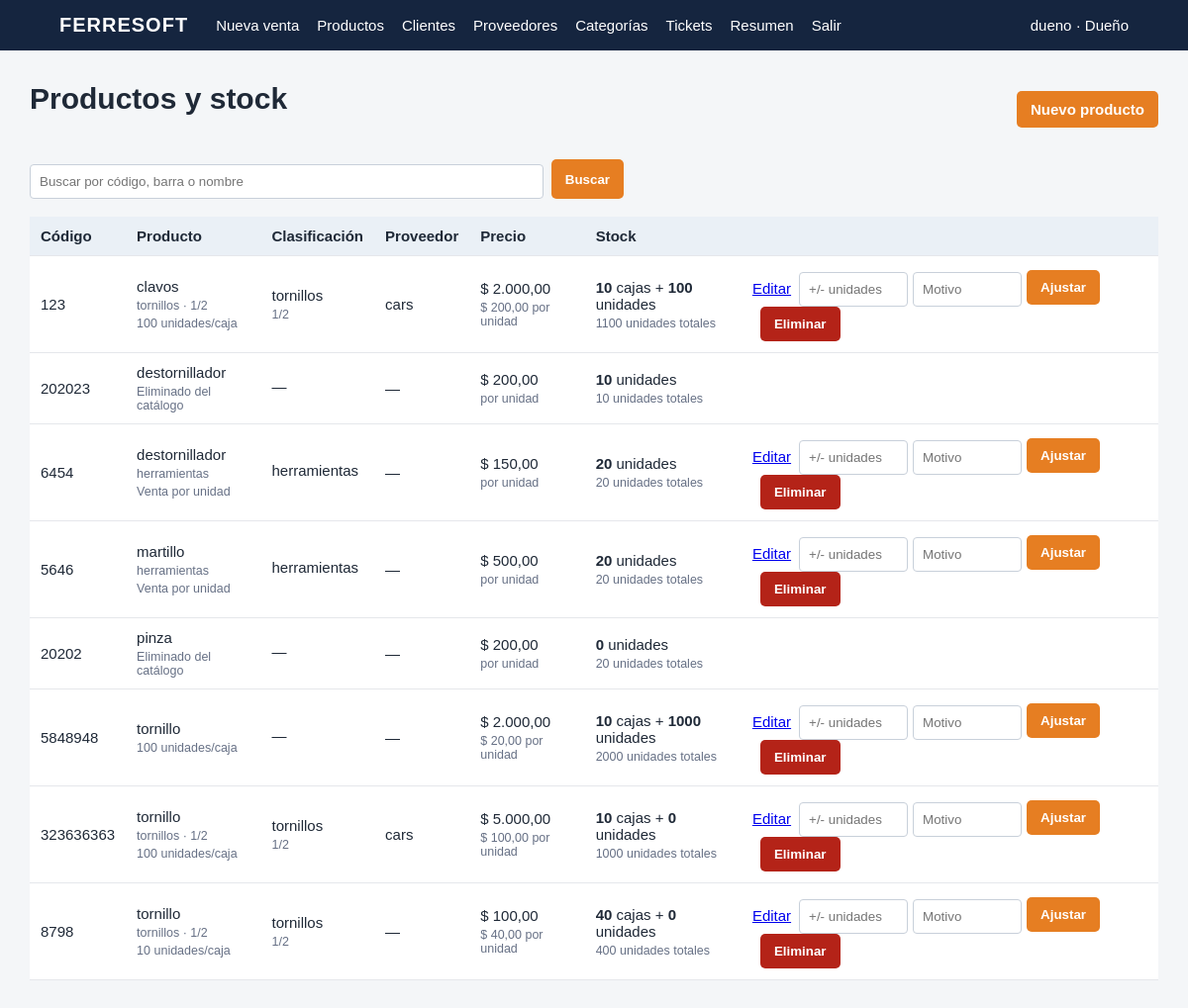
The page /products (signed in) on the database its author committed.
### app/__init__.py (models this page shows, shortened)
class User(db.Model):
    id = db.Column(db.Integer, primary_key=True)
    username = db.Column(db.String(60), unique=True, nullable=False)
    password_hash = db.Column(db.String(255), nullable=False)
    role = db.Column(db.String(20), nullable=False)  # owner | employee
    active = db.Column(db.Boolean, default=True, nullable=False)

class Product(db.Model):
    id = db.Column(db.Integer, primary_key=True)
    code = db.Column(db.String(60), unique=True, nullable=False)
    barcode = db.Column(db.String(80), unique=True, nullable=True)
    name = db.Column(db.String(160), nullable=False)
    description = db.Column(db.String(500), default="")
    purchase_price = db.Column(db.Numeric(14, 2), default=0, nullable=False)
    sale_price = db.Column(db.Numeric(14, 2), nullable=False)
    stock = db.Column(db.Numeric(14, 3), default=0, nullable=False)
    minimum_stock = db.Column(db.Numeric(14, 3), default=0, nullable=False)
    active = db.Column(db.Boolean, default=True, nullable=False)
    category_id = db.Column(db.Integer, db.ForeignKey("category.id"), nullable=True)
    subcategory_id = db.Column(db.Integer, db.ForeignKey("subcategory.id"), nullable=True)
    supplier_id = db.Column(db.Integer, db.ForeignKey("supplier.id"), nullable=True)
    units_per_box = db.Column(db.Integer, default=1, nullable=False)
    closed_boxes = db.Column(db.Integer, default=0, nullable=False)
    loose_units = db.Column(db.Integer, default=0, nullable=False)
    box_price = db.Column(db.Numeric(14, 2), default=0, nullable=False)
    unit_price = db.Column(db.Numeric(14, 2), default=0, nullable=False)
    has_box_presentation = db.Column(db.Boolean, default=False, nullable=False)
    category = db.relationship("Category")
    subcategory = db.relationship("Subcategory")
    supplier = db.relationship("Supplier", backref="products")
    @property
    def available_units(self):
        return self.closed_boxes * self.units_per_box + self.loose_units

class Category(db.Model):
    id = db.Column(db.Integer, primary_key=True)
    name = db.Column(db.String(100), unique=True, nullable=False)

class Subcategory(db.Model):
    id = db.Column(db.Integer, primary_key=True)
    name = db.Column(db.String(100), nullable=False)
    category_id = db.Column(db.Integer, db.ForeignKey("category.id"), nullable=False)
    category = db.relationship("Category")
    __table_args__ = (db.UniqueConstraint("name", "category_id", name="uq_subcategory_category"),)

class Supplier(db.Model):
    id = db.Column(db.Integer, primary_key=True)
    name = db.Column(db.String(160), unique=True, nullable=False)
    company_name = db.Column(db.String(160), default="")
    phone = db.Column(db.String(60), default="")
    email = db.Column(db.String(160), default="")
    notes = db.Column(db.String(500), default="")
    active = db.Column(db.Boolean, default=True, nullable=False)

### app/__init__.py (the view)
    @app.route("/products")
    @login_required
    def products():
        query = request.args.get("q", "").strip()
        products_query = Product.query.order_by(Product.name)
        if query:
            pattern = f"%{query}%"
            products_query = products_query.filter(db.or_(Product.name.ilike(pattern), Product.code.ilike(pattern), Product.barcode.ilike(pattern)))
        return render_template("products.html", products=products_query.all(), query=query)

### app/__init__.py (called while the page is built)
def current_user():
    uid = session.get("user_id")
    return db.session.get(User, uid) if uid else None

def login_required(view):
    @wraps(view)
    def wrapped(*args, **kwargs):
        if not current_user():
            return redirect(url_for("login"))
        return view(*args, **kwargs)
    return wrapped

### app/templates/products.html
{% extends 'base.html' %}{% block content %}
<div class="title-row"><h1>Productos y stock</h1>{% if current_user.role=='owner' %}<a class="button" href="{{url_for('product_new')}}">Nuevo producto</a>{% endif %}</div>
<form class="search"><input name="q" value="{{query}}" placeholder="Buscar por código, barra o nombre"><button>Buscar</button></form>
<table><thead><tr><th>Código</th><th>Producto</th><th>Clasificación</th><th>Proveedor</th><th>Precio</th><th>Stock</th><th></th></tr></thead><tbody>
{% for p in products %}<tr class="{{'critical' if p.active and p.available_units <= p.minimum_stock else ''}}"><td>{{p.code}}</td><td>{{p.name}}{% if p.category %}<small>{{p.category.name}}{% if p.subcategory %} · {{p.subcategory.name}}{% endif %}</small>{% endif %}{% if not p.active %}<small>Eliminado del catálogo</small>{% elif p.has_box_presentation %}<small>{{p.units_per_box}} unidades/caja</small>{% else %}<small>Venta por unidad</small>{% endif %}</td><td>{{p.category.name if p.category else '—'}}<small>{{p.subcategory.name if p.subcategory else ''}}</small></td><td>{{p.supplier.name if p.supplier else '—'}}</td><td>{% if p.has_box_presentation %}{{p.box_price|ars}}<small>{{p.unit_price|ars}} por unidad</small>{% else %}{{p.unit_price|ars}}<small>por unidad</small>{% endif %}</td><td>{% if p.has_box_presentation %}<b>{{p.closed_boxes}}</b> cajas + {% endif %}<b>{{p.loose_units}}</b> unidades<small>{{p.available_units}} unidades totales</small></td><td>{% if current_user.role=='owner' and p.active %}<a href="{{url_for('product_edit',product_id=p.id)}}">Editar</a><form method="post" action="{{url_for('product_adjust',product_id=p.id)}}" class="inline"><input name="quantity" type="number" step="1" placeholder="+/- unidades"><input name="reason" placeholder="Motivo"><button>Ajustar</button></form><form method="post" action="{{url_for('product_delete',product_id=p.id)}}" class="inline" onsubmit="return confirm('¿Eliminar este producto del catálogo?')"><button class="danger">Eliminar</button></form>{% endif %}</td></tr>{% else %}<tr><td colspan="7">No hay productos.</td></tr>{% endfor %}
</tbody></table>{% endblock %}

### app/templates/base.html
<!doctype html><html lang="es"><head><meta charset="utf-8"><meta name="viewport" content="width=device-width,initial-scale=1"><title>FerreSoft</title><link rel="stylesheet" href="{{ url_for('static', filename='style.css') }}"><link rel="stylesheet" href="{{ url_for('static', filename='updates.css') }}"></head><body>{% if current_user %}<header><a class="brand" href="{{ url_for('dashboard') }}">FERRESOFT</a><nav><a href="{{ url_for('sale_new') }}">Nueva venta</a><a href="{{ url_for('products') }}">Productos</a><a href="{{ url_for('customers') }}">Clientes</a>{% if current_user.role=='owner' %}<a href="{{ url_for('suppliers') }}">Proveedores</a><a href="{{ url_for('catalog') }}">Categorías</a>{% endif %}<a href="{{ url_for('sales') }}">Tickets</a><a href="{{ url_for('sales_report') }}">Resumen</a><a href="{{ url_for('logout') }}">Salir</a></nav><span>{{ current_user.username }} · {{ 'Dueño' if current_user.role == 'owner' else 'Empleado' }}</span></header>{% endif %}<main>{% with messages=get_flashed_messages(with_categories=true) %}{% for cat,msg in messages %}<div class="alert {{cat}}">{{msg}}</div>{% endfor %}{% endwith %}{% block content %}{% endblock %}</main></body></html>

### app/static/style.css (style rules this page uses)
:root { --navy:#15253f;--orange:#e67e22;--pale:#f4f6f8;--red:#fff0f0 }
* { box-sizing:border-box }
body { margin:0;background:var(--pale);font:15px Arial,sans-serif;color:#1f2937 }
header { background:var(--navy);color:#fff;padding:14px 5%;display:flex;align-items:center;gap:28px }
header a { color:#fff;text-decoration:none }
.brand { font-weight:bold;font-size:20px;letter-spacing:1px }
nav { display:flex;gap:18px;flex:1 }
main { max-width:1180px;margin:32px auto;padding:0 20px }
h1 { margin-top:0 }
.actions,.title-row { display:flex;gap:12px;align-items:center;margin:24px 0 }
.title-row { justify-content:space-between }
.button,button { border:0;border-radius:5px;background:var(--orange);color:#fff;padding:10px 14px;cursor:pointer;text-decoration:none;font-weight:bold }
table { width:100%;border-collapse:collapse;background:#fff }
th,td { padding:11px;text-align:left;border-bottom:1px solid #e5e7eb }
th { background:#eaf0f6 }
input,select,textarea { width:100%;padding:9px;border:1px solid #c8d0da;border-radius:4px;margin-top:5px }
.inline { display:inline-flex;gap:5px;margin:0 0 0 8px;align-items:center }
.inline input { width:110px }
.search { display:flex;gap:8px;max-width:600px;margin-bottom:18px }

### app/static/updates.css (style rules this page uses)
td small,.product small { display:block;color:#667085;margin-top:4px }
.danger { background:#b42318 }

### rows shown on the page
User: username "dueno", role "Dueño"
Product: code "123", name "clavos", category.name "tornillos", subcategory.name "1/2", units_per_box "100", category "tornillos", subcategory "1/2", supplier "cars", box_price|ars "$ 2.000,00", unit_price|ars "$ 200,00", closed_boxes "10", loose_units "100", available_units "1100"
Product: code "202023", name "destornillador", active "Eliminado del catálogo", category "—", supplier "—", unit_price|ars "$ 200,00", loose_units "10", available_units "10"
Product: code "6454", name "destornillador", category.name "herramientas", active "Venta por unidad", category "herramientas", supplier "—", unit_price|ars "$ 150,00", loose_units "20", available_units "20"
Product: code "5646", name "martillo", category.name "herramientas", active "Venta por unidad", category "herramientas", supplier "—", unit_price|ars "$ 500,00", loose_units "20", available_units "20"
Product: code "20202", name "pinza", active "Eliminado del catálogo", category "—", supplier "—", unit_price|ars "$ 200,00", loose_units "0", available_units "20"
Product: code "5848948", name "tornillo", units_per_box "100", category "—", supplier "—", box_price|ars "$ 2.000,00", unit_price|ars "$ 20,00", closed_boxes "10", loose_units "1000", available_units "2000"
Product: code "323636363", name "tornillo", category.name "tornillos", subcategory.name "1/2", units_per_box "100", category "tornillos", subcategory "1/2", supplier "cars", box_price|ars "$ 5.000,00", unit_price|ars "$ 100,00", closed_boxes "10", loose_units "0", available_units "1000"
Product: code "8798", name "tornillo", category.name "tornillos", subcategory.name "1/2", units_per_box "10", category "tornillos", subcategory "1/2", supplier "—", box_price|ars "$ 100,00", unit_price|ars "$ 40,00", closed_boxes "40", loose_units "0", available_units "400"
